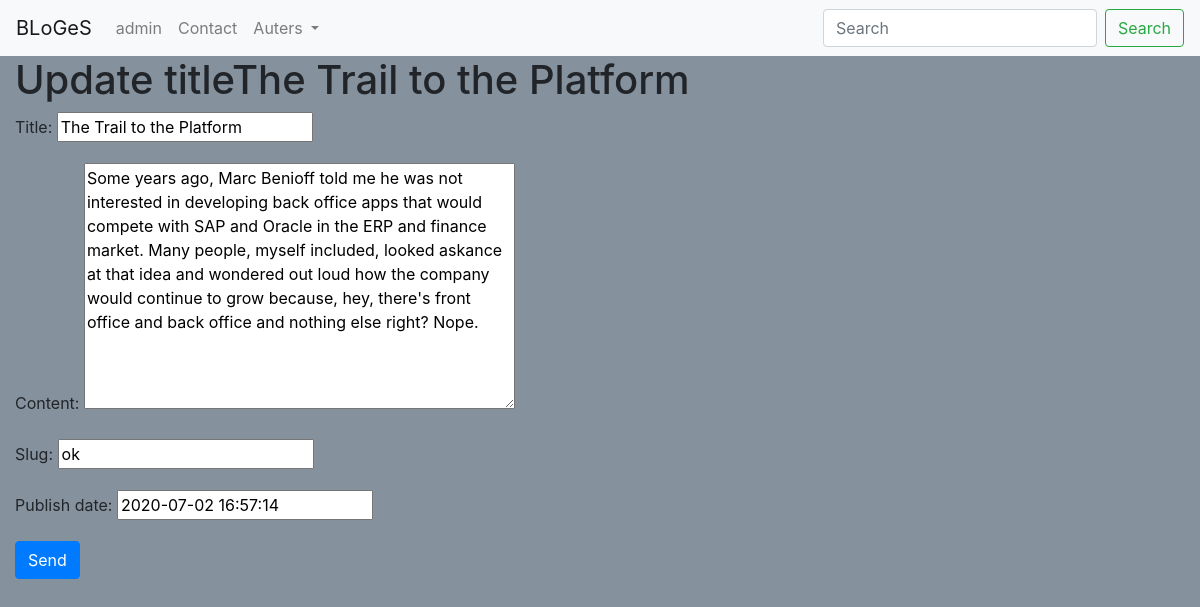
Screenshot of /ok/edit/ (signed in) with the database file from the repository.
### blog/models.py (models this page shows, shortened)
class BlogPost(models.Model):
    user = models.ForeignKey(User, default=1, null=True, on_delete=models.SET_NULL)
    image = models.FileField(upload_to='image/', blank=True, null=True)
    title = models.CharField(max_length=120)
    slug = models.SlugField(unique=True)  # hello world -> hello-world
    content = models.TextField(null=True, blank=True)
    publish_date = models.DateTimeField(auto_now=False, auto_now_add=False, null=True, blank=True)
    timestamp = models.DateTimeField(auto_now_add=True)
    updated = models.DateTimeField(auto_now=True)
    type = models.ForeignKey('About', on_delete=models.CASCADE)
    objects = BlogPostManager()
    class Meta:
        ordering = ['-publish_date', '-updated', 'timestamp']

### blog/views.py (the view)
# urls.py: path('<str:slug>/edit/', blog_update_view),
@staff_member_required()
def blog_update_view(request, slug):
    blog = get_object_or_404(BlogPost, slug=slug)
    form = BlogPostModelForm(request.POST or None, instance=blog)
    if form.is_valid():
        form.save()
    context = {'form': form, 'title': f'Update title{blog.title}'}
    return render(request, 'form.html', context)

### blog/form.py (shortened to what this page needs)
class BlogPostModelForm(forms.ModelForm):
    class Meta:
        model = BlogPost
        fields = ['title', 'content', 'slug', 'publish_date']

### blog/ModelManager.py (called while the page is built)
    def get_queryset(self):
        return BlogPostQuerySet(self.model, using=self.db)

### templates/form.html (shortened to what this page needs)
{% extends "base.html"%}
{% block content %}
   {% if title%}
        <h1>{{title}}</h1>
{%else%}
        <h1>Contacts</h1>
{%endif%}
<form method="POST" action="/">
   {{form.as_p}}
    <button class="btn btn-primary ">Send </button>
</form>
{% endblock %}

### rows the page displays
BlogPost: title "The Trail to the Platform", content "Some years ago, Marc Benioff told me he was not interested in developing back office apps that would compete with SAP and Oracle in the ERP and finance market. Many people, myself included, looked askance at that idea and wondered out loud how the company would continue to grow because, hey, there's front office and back office and nothing else right? Nope.", slug "ok", publish_date "2020-07-02 16:57:14"

### other values shown
{{ title }} "Update titleThe Trail to the Platform"
